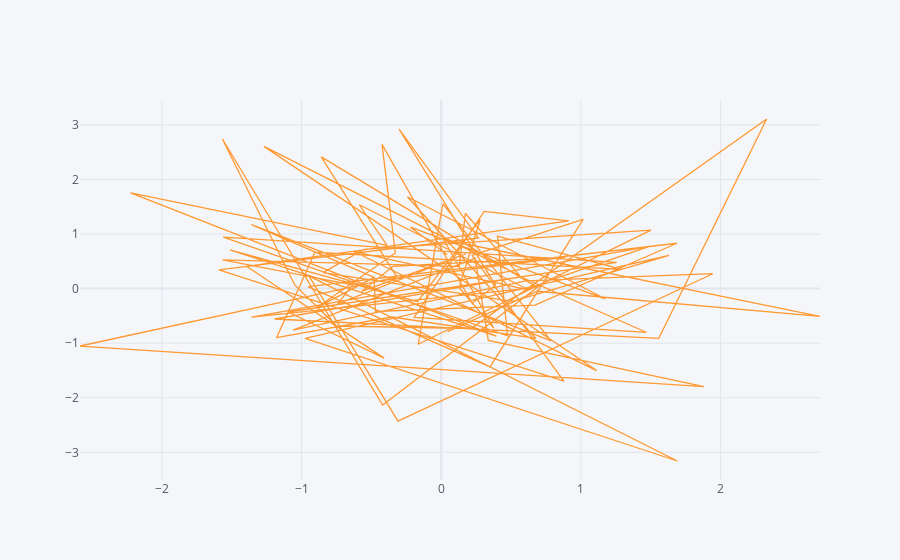

Notebook code for this chart:
### Markdown cell above
### Scatterplots

### Code cell
df.iplot(kind='scatter', x='A', y='B')
